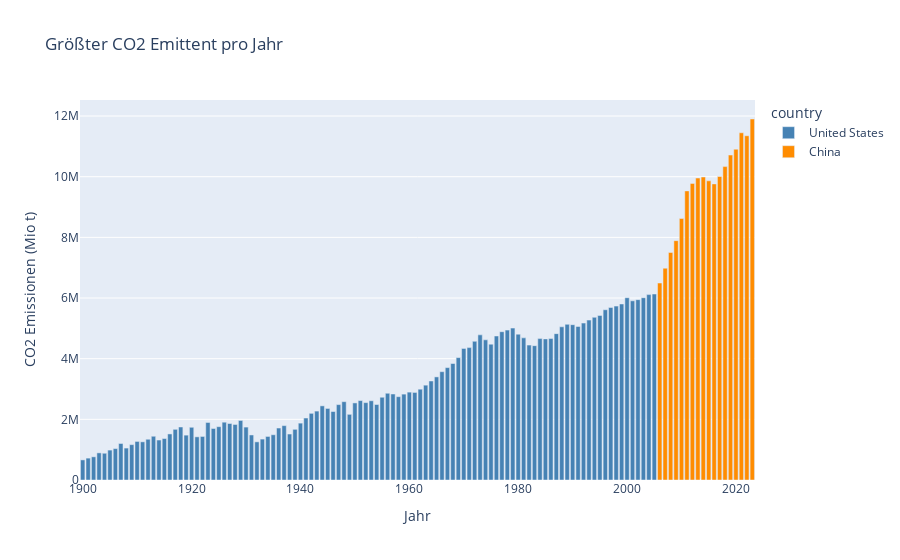

Here is the notebook cell this chart was saved with:
### Code cell
custom_colors={'United States':'steelblue', 'China':'darkorange'}
fig_max_emi = px.bar(
    max_emi_per_year,
    x='year',
    y='co2',
    color='country',
    color_discrete_map=custom_colors,
    title='Größter CO2 Emittent pro Jahr',
    labels={'co2_emissions': 'CO2 Emissions (kt)', 'year': 'Year'}
)
fig_max_emi.update_layout(xaxis_title='Jahr', yaxis_title='CO2 Emissionen (Mio t)')
fig_max_emi.show()
fig_max_emi.write_image('max_emi_per_year.png')

### Figure 1 — Plotly figure (JSON) as saved in the notebook; plotly's stock layout.template omitted (floating-point values rounded to 4 significant figures)
{"data": [{"alignmentgroup": "True", "hovertemplate": "country=United States<br>Year=%{x}<br>co2=%{y}<extra></extra>", "legendgroup": "United States", "marker": {"color": "steelblue", "pattern": {"shape": ""}}, "name": "United States", "offsetgroup": "United States", "orientation": "v", "showlegend": true, "textposition": "auto", "type": "bar", "x": [1900, 1901, 1902, 1903, 1904, 1905, 1906, 1907, 1908, 1909, 1910, 1911, 1912, 1913, 1914, 1915, 1916, 1917, 1918, 1919, 1920, 1921, 1922, 1923, 1924, 1925, 1926, 1927, 1928, 1929, 1930, 1931, 1932, 1933, 1934, 1935, 1936, 1937, 1938, 1939, 1940, 1941, 1942, 1943, 1944, 1945, 1946, 1947, 1948, 1949, 1950, 1951, 1952, 1953, 1954, 1955, 1956, 1957, 1958, 1959, 1960, 1961, 1962, 1963, 1964, 1965, 1966, 1967, 1968, 1969, 1970, 1971, 1972, 1973, 1974, 1975, 1976, 1977, 1978, 1979, 1980, 1981, 1982, 1983, 1984, 1985, 1986, 1987, 1988, 1989, 1990, 1991, 1992, 1993, 1994, 1995, 1996, 1997, 1998, 1999, 2000, 2001, 2002, 2003, 2004, 2005], "xaxis": "x", "y": [662738, 721528, 764496, 894407, 882058, 986482, 1035471, 1203861, 1052813, 1165706, 1271582, 1258667, 1343566, 1442542, 1317980, 1367697, 1518981, 1670971, 1747718, 1479159, 1738246, 1423669, 1435758, 1896736, 1698320, 1758185, 1906048, 1862839, 1830965, 1963506, 1744916, 1484959, 1257814, 1348877, 1436239, 1492321, 1713412, 1792610, 1515750, 1670920, 1874985, 2043585, 2198265, 2272059, 2444904, 2359552, 2257494, 2485854, 2582559, 2164862, 2541485, 2618711, 2551219, 2612971, 2489462, 2728512, 2859995, 2835772, 2747108, 2831923, 2897315, 2886873, 2993902, 3126488, 3264313, 3399547, 3571421, 3705461, 3840919, 4035145, 4339686, 4365465, 4573015, 4785434, 4621419, 4478563, 4748111, 4889953, 4941708, 5008956, 4808877, 4686743, 4447602, 4429711, 4662488, 4652938, 4663711, 4826013, 5050858, 5132543, 5120957, 5062957, 5174228, 5272851, 5364279, 5425259, 5612983, 5688142, 5733281, 5803918, 6010136, 5907740, 5946308, 6010146, 6112655, 6132183], "yaxis": "y"}, {"alignmentgroup": "True", "hovertemplate": "country=China<br>Year=%{x}<br>co2=%{y}<extra></extra>", "legendgroup": "China", "marker": {"color": "darkorange", "pattern": {"shape": ""}}, "name": "China", "offsetgroup": "China", "orientation": "v", "showlegend": true, "textposition": "auto", "type": "bar", "x": [2006, 2007, 2008, 2009, 2010, 2011, 2012, 2013, 2014, 2015, 2016, 2017, 2018, 2019, 2020, 2021, 2022, 2023], "xaxis": "x", "y": [6494331, 6983547, 7501498, 7891078, 8620576, 9532332, 9779292, 9956329, 9990257, 9863457, 9762714, 10006343, 10332992, 10713984, 10905693, 11447913, 11350538, 11902503], "yaxis": "y"}], "layout": {"barmode": "relative", "legend": {"title": {"text": "country"}, "tracegroupgap": 0}, "title": {"text": "Größter CO2 Emittent pro Jahr"}, "xaxis": {"anchor": "y", "domain": [0, 1], "title": {"text": "Jahr"}}, "yaxis": {"anchor": "x", "domain": [0, 1], "title": {"text": "CO2 Emissionen (Mio t)"}}}}
